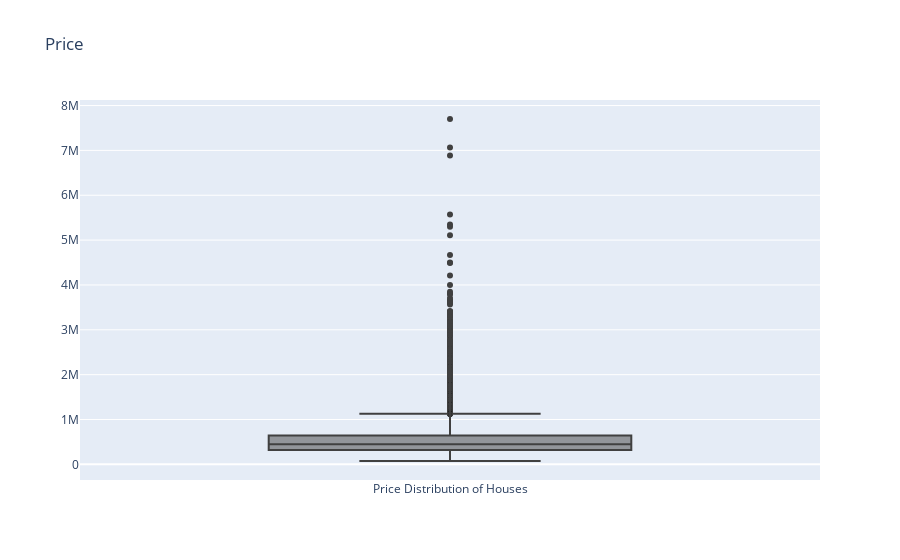

Notebook code cell kept with this figure:
### Code cell
v1=[go.Box(y=df.price,name="Price Distribution of Houses",marker=dict(color="rgb(64,64,64,0.9)"),hoverinfo="name+y")]
layout1=go.Layout(title="Price")
fig1=go.Figure(data=v1,layout=layout1)
iplot(fig1)

### Figure 1 — Plotly figure (JSON) as saved in the notebook; plotly's stock layout.template omitted (floating-point values rounded to 4 significant figures; data arrays with more than 128 entries replaced by an {"elided": "..."} marker saying what was removed)
{"data": [{"hoverinfo": "name+y", "marker": {"color": "rgb(64,64,64,0.9)"}, "name": "Price Distribution of Houses", "type": "box", "y": {"elided": "21613 int values"}}], "layout": {"title": {"text": "Price"}}}
